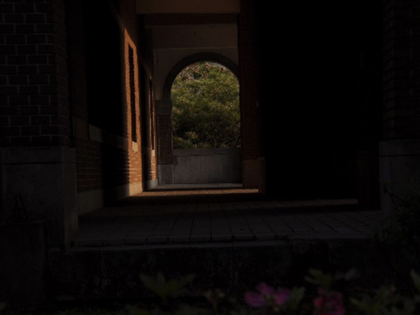
%> input picture histeq/src/test.png, 420 x 315 px, shrunk from 640 x 480 before the run
$ octave main_test.m   (GNU Octave 9; MATLAB toolbox functions it lacks are replaced by stand-ins)
%> lines starting %> are read from the running program, lines starting %| are printed output that depends on the picture
### histeq/imHistEq.m
function [im_eq] = imHistEq(im, show)
% imHistEq - 直方图均衡
%
% input:
%   - im: H*W*C, C=3 时为 RGB 图像, C=1 时为灰度图像
%   - show: bool, 是否显示结果
% output:
%   - im_eq: H*W*C, 直方图均衡后的图像
%

if ~exist('show', 'var')
    show = 0;
end

[H,W,C] = size(im);

if C == 3
    hsv = rgb2hsv(im);
    V = hsv(:,:,3);
    V = round(V * 255);
    [h_gray] = hist_count(V);
    [T, ~] = calc_T(h_gray, show);
    V1 = V;
    for h = 1:H
        for w = 1:W
            V1(h, w) = T(V(h, w)+1);
        end
    end
    V1 = V1/255;
    hsv(:,:,3) = V1;
    im_eq = hsv2rgb(hsv);
    im_eq = uint8(round(im_eq*255));
elseif C == 1
    [h_gray] = hist_count(im);
    [T, ~] = calc_T(h_gray, show);
    im_eq = im;
    for h = 1:H
        for w = 1:W
            im_eq(h, w) = T(im(h, w)+1);
        end
    end
else
    error('输入图像通道数必须为 1 或 3');
end

if show
    figure('NumberTitle', 'off', 'Name', 'Result of Histogram Equalization')
    im_pair = cat(2, im, im_eq);
    imshow(im_pair)

    imwrite(im_pair, 'result_of_histeq.png');

end

end

### histogram/hist_count.m
function [h_gray, h_r, h_g, h_b] = hist_count(im, show)
% hist_count - 获取图像直方图
%
% input:
%   - im: H*W*C, uint8, C=3时为RGB图像, C=1时为gray图像
%   - show: bool, 是否显示结果
% output:
%   - h_gray: 256*1, int/float, 灰度直方图
%   - h_r: 256*1, int/float, R通道直方图
%   - h_g: 256*1, int/float, G通道直方图
%   - h_b: 256*1, int/float, B通道直方图
%
% usage:
%   [h_gray, h_r, h_g, h_b] = hist_count(im); % 输出所有直方图, 此时im必须为RGB图像
%   hist = hist_count(im); % 仅输出灰度直方图, 此时im可以为RGB图像或者gray图像
%

if ~exist('show', 'var')
    show = 0;
end

[~, ~, C] = size(im);

if nargout == 1

    if C == 3
        im = rgb2gray(im);
    end
    im = im(:);

    h_gray = zeros(256, 1);
    for i = 1:length(im)
        h_gray(im(i)+1) = h_gray(im(i)+1) + 1;
    end

    if show
        show_hist(h_gray);
    end

elseif nargout == 4

    if C == 3
        im_r = im(:,:,1);
        im_g = im(:,:,2);
        im_b = im(:,:,3);
        gray = rgb2gray(im);
    else
        error('输出参数数目不对, 请查看函数帮助');
    end
    im_r = im_r(:);
    im_g = im_g(:);
    im_b = im_b(:);
    gray = gray(:);

    h_gray = zeros(256, 1);
    h_r = zeros(256, 1);
    h_g = zeros(256, 1);
    h_b = zeros(256, 1);
    for i = 1:length(gray)
        h_gray(gray(i)+1) = h_gray(gray(i)+1) + 1;
        h_r(im_r(i)+1) = h_r(im_r(i)+1) + 1;
        h_g(im_g(i)+1) = h_g(im_g(i)+1) + 1;
        h_b(im_b(i)+1) = h_b(im_b(i)+1) + 1;
    end

    if show
        show_hist([h_r, h_g, h_b]);
        % show_hist([h_r, h_g, h_b, h_gray]);
    end

else
    error('输出参数数目不对, 请查看函数帮助');
end

end

% [56 lines left out: function show_hist, not called in this run]

### histeq/calc_T.m
function [T, eq] = calc_T(hist, show)
% calc_T - 计算映射函数
%
% input:
%   - hist: n*1, 直方图, n为图像灰度个数
%   - show: bool, 是否显示结果
% output:
%   - T: n*1, 映射函数
%   - eq: n*1, 调整后的直方图
%

grayLevel = length(hist);

if ~exist('show', 'var')
    show = 0;
end

cdf = cumsum(hist);
if cdf(end) > 1
    cdf = cdf / cdf(end);
end

T = fix(cdf * (grayLevel-1)) + 1;

eq = zeros(grayLevel, 1);
for i = 1:grayLevel
    eq(T(i)) = eq(T(i)) + hist(i);
end

if show
    ranges = getRanges(hist, 0.4);
    show_process(hist, eq, cdf, ranges);
end

end

function show_process(hist, eq, cdf, ranges)
% show_process - 显示变换过程
%
% input:
%   - hist: n*1, 直方图, n为图像灰度个数
%   - eq: n*1, 调整后的直方图
%   - cdf: n*1, 累计直方图
%   - ranges: 2*1, 动态范围, [index_low, index_up]
%

figure('NumberTitle', 'off', 'Name', 'Porcess of Histogram Transform')
T = tiledlayout(2,2);

colors = {'r', 'g', 'b', 'c'};

grayVal = 1 : length(hist);
grayVal = grayVal';

CDF = fix(cdf*(length(hist)-1))+1;
RANGES(1) = CDF(ranges(1));
RANGES(2) = CDF(ranges(2));

nexttile(1)
barh(grayVal, eq, 'FaceColor', colors{2}, 'EdgeColor', colors{2}, 'BarWidth', 1.0);
set(gca, 'color', 'none'); % set background
set(gca,'XDir','reverse');
ylim([0, length(hist)])

nexttile(2)
plot(grayVal, CDF, 'color', colors{4}, 'linewidth', 1.1);
axis([0, length(hist) 0 length(hist)])
set(gca, 'color', 'none'); % set background

nexttile(4)
bar(grayVal, hist, 'FaceColor', colors{3}, 'EdgeColor', colors{3}, 'BarWidth', 1.0);
set(gca, 'color', 'none'); % set background
set(gca,'YDir','reverse');
hold on,

xlim([0, length(hist)])

T.TileSpacing = 'compact';
T.Padding = 'compact';

set(gca, 'color', 'none');
fig_rgb = getframe(gcf);
fig_rgb = fig_rgb.cdata;
alpha = ones(size(fig_rgb, 1), size(fig_rgb, 2));
fig_gray = rgb2gray(fig_rgb);
alpha(fig_gray==240) = 0;
imwrite(fig_rgb, 'transform.png', 'Alpha', alpha);

figure('NumberTitle', 'off', 'Name', 'Porcess1 of Histogram Transform')
T = tiledlayout(2,2);

colors = {'r', 'g', 'b', 'c'};

grayVal = 1 : length(hist);
grayVal = grayVal';

CDF = fix(cdf*(length(hist)-1))+1;
RANGES(1) = CDF(ranges(1));
RANGES(2) = CDF(ranges(2));

nexttile(1)
barh(grayVal, eq, 'FaceColor', colors{2}, 'EdgeColor', colors{2}, 'BarWidth', 1.0);
hold on,
barh(grayVal(RANGES(1):RANGES(2)), eq(RANGES(1):RANGES(2)), 'FaceColor', colors{1}, 'EdgeColor', colors{1}, 'BarWidth', 1.0);
set(gca, 'color', 'none'); % set background
set(gca,'XDir','reverse');
ylim([0, length(hist)])

nexttile(2)
plot(grayVal, CDF, 'color', colors{4}, 'linewidth', 1.1);
hold on,
plot(grayVal(ranges(1):ranges(2)), CDF(ranges(1):ranges(2)), 'color', colors{1}, 'linewidth', 1.1);
axis([0, length(hist) 0 length(hist)])
set(gca, 'color', 'none'); % set background

nexttile(4)
bar(grayVal, hist, 'FaceColor', colors{3}, 'EdgeColor', colors{3}, 'BarWidth', 1.0);
hold on,
bar(grayVal(ranges(1):ranges(2)), hist(ranges(1):ranges(2)), 'FaceColor', colors{1}, 'EdgeColor', colors{1}, 'BarWidth', 1.0);
set(gca, 'color', 'none'); % set background
set(gca,'YDir','reverse');
hold on,

xlim([0, length(hist)])

T.TileSpacing = 'compact';
T.Padding = 'compact';

set(gca, 'color', 'none');
fig_rgb = getframe(gcf);
fig_rgb = fig_rgb.cdata;
alpha = ones(size(fig_rgb, 1), size(fig_rgb, 2));
fig_gray = rgb2gray(fig_rgb);
alpha(fig_gray==240) = 0;
imwrite(fig_rgb, 'transform1.png', 'Alpha', alpha);

end

### histogram/getRanges.m
function [ranges] = getRanges(hist, ratio)
% getRange - 获取动态范围: 第一次出现, 最后一次出现
%
% input:
%   - hist: 256*1, int/float, 直方图
%   - ratio: n*1, 刨除比例
% output:
%   - ranges: n*2, 动态范围: [第一次出现, 最后一次出现]
%

num = length(ratio);
ranges = zeros(num, 2);

cdf = cumsum(hist);

for i = 1:num
    thres_low = cdf(end) * ratio(i);
    thres_up = cdf(end) * (1 - ratio(i));
    idx_low = find(cdf >= thres_low, 1);
    idx_up = find(cdf >= thres_up, 1);

    ranges(i, :) = [idx_low, idx_up];
end

end

### histeq/imHistEqModify.m
function [im_eq] = imHistEqModify(im, show, mode)
% imHistEqModify - 直方图均衡改进
%
% input:
%   - im: H*W*C, C=3 时为 RGB 图像, C=1 时为灰度图像
%   - show: bool, 是否显示结果
%   - mode: int, 改进方法, 0-开根号; 1-截断
% output:
%   - im_eq: H*W*C, 直方图均衡后的图像

if ~exist('show', 'var')
    show = 0;
end
if ~exist('mode', 'var')
    mode = 0;
end

[H,W,C] = size(im);

if C == 3
    hsv = rgb2hsv(im);
    V = hsv(:,:,3);
    V = round(V * 255);
    [h_gray] = hist_count(V);
    if mode == 0
        h_gray = round(sqrt(h_gray + 1));
    elseif mode == 1
        thres = round(H*W*0.02);
        h_gray(h_gray > thres) = thres;
    else
        error('参数错误');
    end
    [T, ~] = calc_T(h_gray, show);
    V1 = V;
    for h = 1:H
        for w = 1:W
            V1(h, w) = T(V(h, w)+1);
        end
    end
    V1 = V1/255;
    hsv(:,:,3) = V1;
    im_eq = hsv2rgb(hsv);
    im_eq = uint8(round(im_eq*255));
elseif C == 1
    [h_gray] = hist_count(im);
    if mode == 0
        h_gray = round(sqrt(h_gray + 1));
    elseif mode == 1
        thres = round(H*W*0.02);
        h_gray(h_gray > thres) = thres;
    else
        error('参数错误');
    end
    [T, ~] = calc_T(h_gray, show);
    im_eq = im;
    for h = 1:H
        for w = 1:W
            im_eq(h, w) = T(im(h, w)+1);
        end
    end
else
    error('输入图像通道数必须为 1 或 3');
end

if show
    figure('NumberTitle', 'off', 'Name', 'Modify of Histogram Equalization')
    im_pair = cat(2, im, im_eq);
    imshow(im_pair)

    imwrite(im_pair, 'modify_of_histeq.png');

end

end

### histeq/main_test.m
close all; clear; clc;

% must add histogram path
addpath('../histogram/');

% %% gray image test
% % read image
% im = imread('./src/pout.tif');
% % imshow(im)
%
% % hist equalization
% % im_eq = imHistEq(im, 1);
%
% % modify
% im_eqM = imHistEqModify(im, 1, 0);


%% color image test
% read image
im = imread('./src/test.png');
%> im is the input picture: size 315x420x3 uint8; mean R, G, B 12.8, 9.3, 7.6
% imshow(im)

% hist equalization
im_eq = imHistEq(im, 1);
%> in imHistEq, `hsv = rgb2hsv(im);`: hsv: size 315x420x3 double; mean H, S, V 0.367, 0.357, 0.0504
%> in imHistEq, `V = hsv(:,:,3);`:
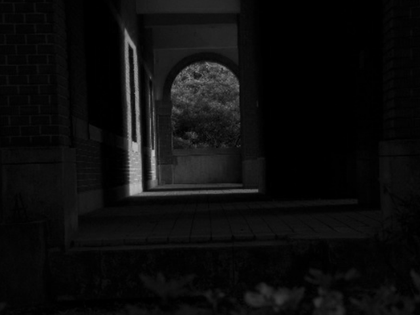
%> V: size 315x420 double; min 0, max 0.773, mean 0.0504
%> after the loop in hist_count, `for i = 1:length(im)`: h_gray = 256 values, max 24338 at index 1, min 0 at index 188, mean 516.8
%> in calc_T, `cdf = cumsum(hist);`: cdf = 256 values from 24338 to 132300
%> in calc_T, `cdf = cdf / cdf(end);`: cdf = 256 values from 0.184 to 1
%> in calc_T, `T = fix(cdf * (grayLevel-1)) + 1;`: T = 256 values from 47 to 256
%> after the loop in calc_T, `for i = 1:grayLevel`: eq = 256 values, max 24338 at index 47, min 0 at index 1, mean 516.8
%> in getRanges, `cdf = cumsum(hist);`: cdf = 256 values from 24338 to 132300
%> the loop in getRanges, `for i = 1:num` made 1 pass
%> (thres_low, thres_up, idx_low, idx_up) on pass 1: (52920, 79380, 6, 11)
%> after the loop in getRanges, `for i = 1:num`: ranges = [6 11]
%> in show_process, `CDF = fix(cdf*(length(hist)-1))+1;`: CDF = 256 values from 47 to 256
%> in show_process, `alpha(fig_gray==240) = 0;`:
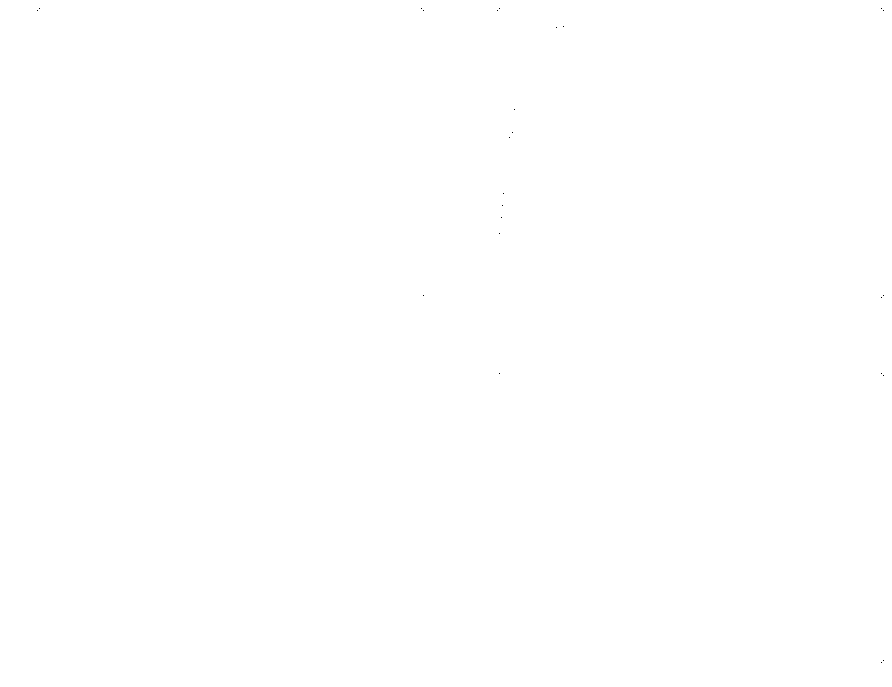
%> alpha: size 687x892 double; values 0 (black) and 1 (white), 100% white; black in thin lines or dots
%> after the loop in imHistEq, `for h = 1:H`:
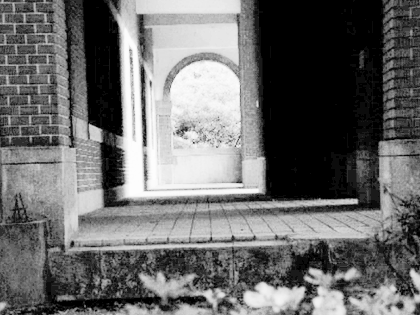
%> V1: size 315x420 double; min 47, max 256, mean 135.7; drawn with min black and max white
%> in imHistEq, `hsv(:,:,3) = V1;`: hsv: size 315x420x3 double; mean H, S, V 0.367, 0.357, 0.532
%> in imHistEq, `im_pair = cat(2, im, im_eq);`:
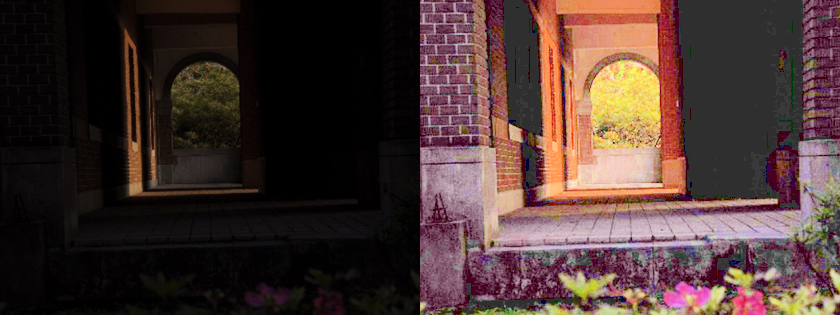
%> im_pair: size 315x840x3 uint8; mean R, G, B 73.7, 53.3, 49.8

% modify
im_eqM = imHistEqModify(im, 1, 1);
%> the loop in getRanges (call 2), `for i = 1:num` made 1 pass
%> (thres_low, thres_up, idx_low, idx_up) on pass 1: (29314.8, 43972.2, 12, 17)
%> call 2 of show_process, with ranges = [12 17]
%> in show_process (call 2), `CDF = fix(cdf*(length(hist)-1))+1;`: CDF = 256 values from 10 to 256
%> in show_process (call 2), `fig_gray = rgb2gray(fig_rgb);`:
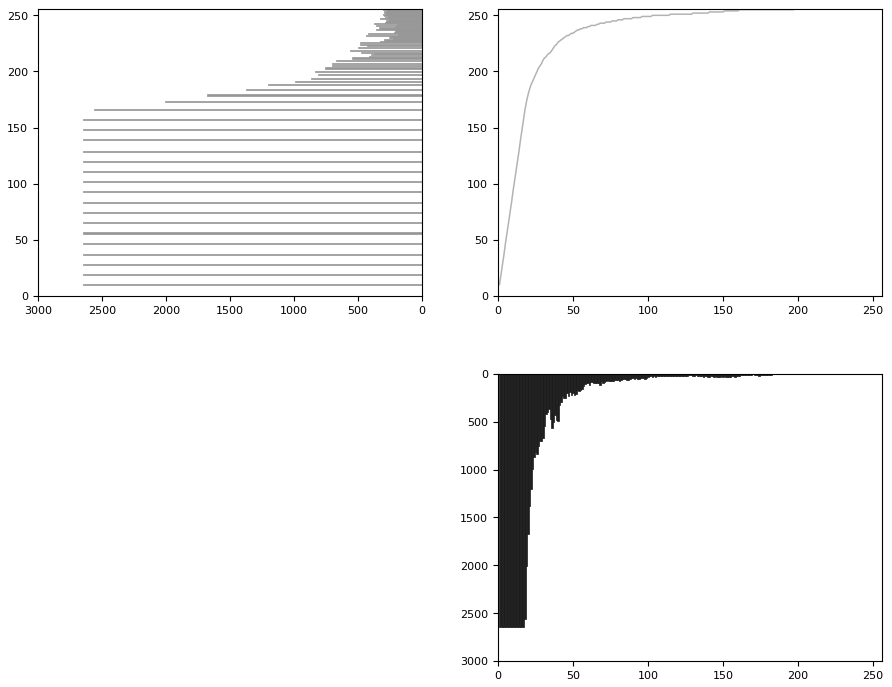
%> fig_gray: size 687x892 uint8; min 0, max 255, mean 245.6
%> after the loop in imHistEqModify, `for h = 1:H`:
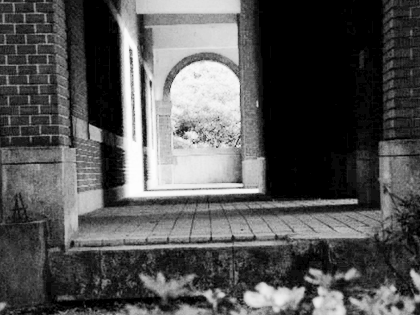
%> V1: size 315x420 double; min 10, max 256, mean 92; drawn with min black and max white
%> in imHistEqModify, `hsv(:,:,3) = V1;`: hsv: size 315x420x3 double; mean H, S, V 0.367, 0.357, 0.361
%> in imHistEqModify, `im_pair = cat(2, im, im_eq);`:
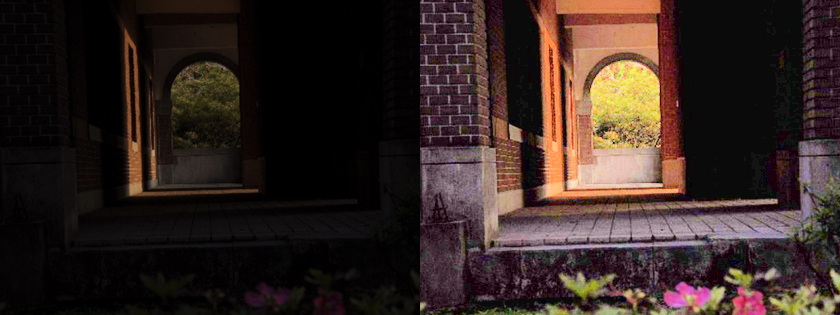
%> im_pair: size 315x840x3 uint8; mean R, G, B 52.1, 37.8, 33.5
